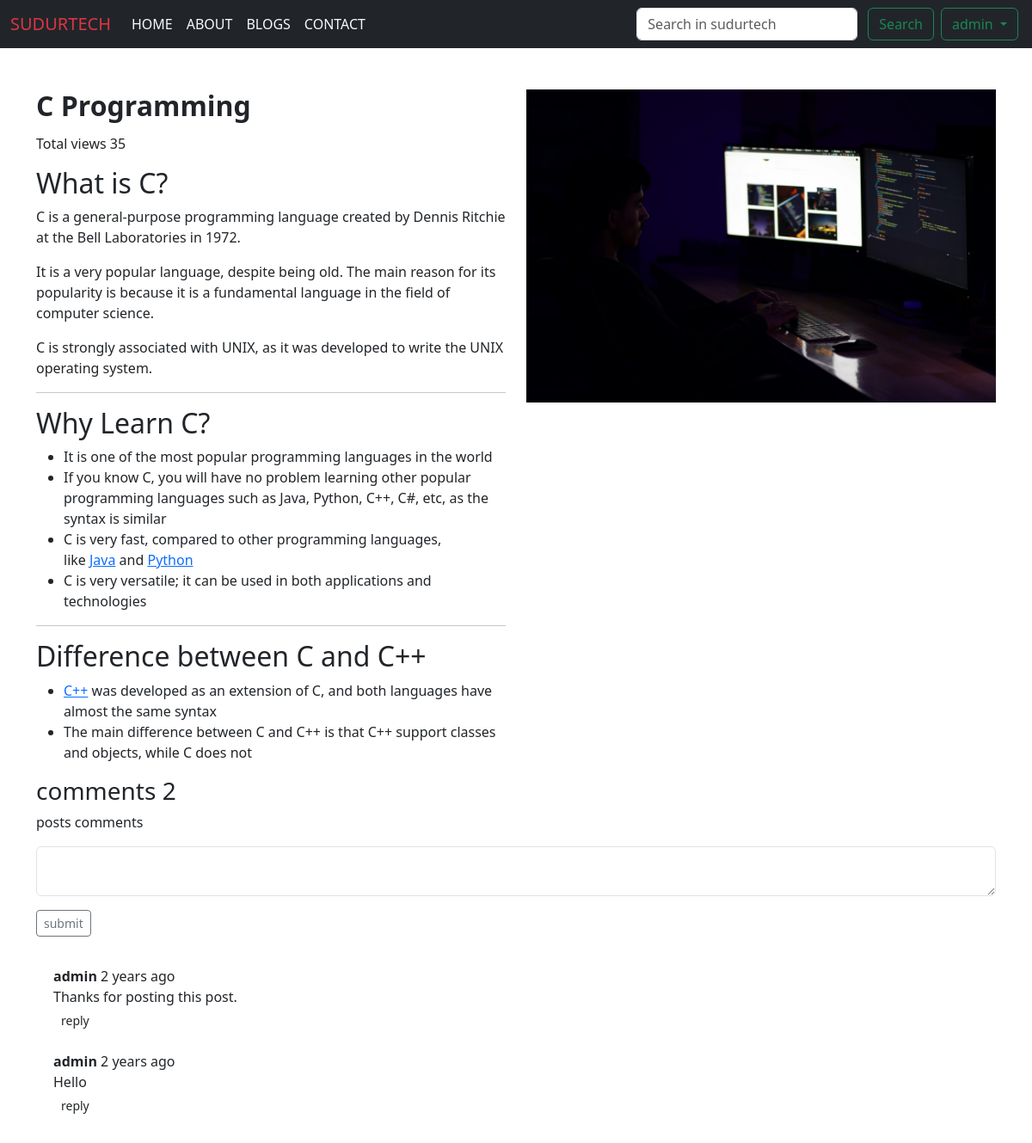
The app's page /show_more/c_programming/ (signed in) with its own data.
### blogapp/models.py (models this page shows, shortened)
class Post(models.Model):
    title = HTMLField()
    body = HTMLField()
    created_on = models.DateTimeField(auto_now_add=True)
    url=models.CharField(max_length=30)
    last_modified = models.DateTimeField(auto_now=True)
    categories = models.ForeignKey(Category, on_delete=models.CASCADE)
    views=models.IntegerField(default=0)
    Image=models.ImageField(upload_to='post/')

class Comment(models.Model):
    sno=models.AutoField(primary_key=True)
    comment=models.TextField()
    user=models.ForeignKey(User,on_delete=models.CASCADE)
    post=models.ForeignKey(Post,on_delete=models.CASCADE)
    parent = models.ForeignKey('self', on_delete=models.CASCADE, null=True, blank=True, related_name='replies')
    timestamp=models.DateTimeField(default=now)

### blogapp/views.py (the view)
# urls.py: path('show_more/<slug:url>/',views.show_more, name="show_more"),
def show_more(request,url):
    show=Post.objects.get(url=url)
    show.views=show.views + 1
    show.save()
    comments=Comment.objects.filter(post=show,parent=None )
    replies=Comment.objects.filter(post=show).exclude(parent=None)
    replydict={}
    for reply in replies:
        if reply.parent.sno not in replydict.keys():
            replydict[reply.parent.sno]=[reply]
        else:
            replydict[reply.parent.sno].append(reply)
    context={
        "post":show,
        "comments":comments,
        "user":request.user,
        "replydict":replydict
    }
    return render(request, "home/show_more.html",context)

### blogapp/templatetags/dict.py (called while the page is built)
@register.filter(name='get_val')
def get_val(dict, key):
    return dict.get(key)

### templates/home/show_more.html (shortened to what this page needs)
{% extends 'base/base.html' %}
{% load static %}
{% load humanize %}
{% load dict %}
{% block content %}
<div class="container my-5">
    <div class="row">
        <div class="col-md-6">
            <div class="content">
                <h2>{{post.title|safe}}</h2>
                <h6>Total views {{post.views}}</h6>
                <p>{{post.body|safe}}</p>
            </div>
        </div>
        <div class="col-md-6">
            <div class="image">
                <img src="/media/{{post.Image}}" class="img-fluid" alt="Image">
            </div>
        </div>
    </div>
    <h3>comments {{comments.count}}</h3>
    <p>posts comments</p>
    {% if user.is_authenticated %}
    <form action="{% url 'commentt' %}" method="post">
        <div class="mb-3">
            <div class="form-floating">
                <textarea class="form-control" placeholder="Leave a comment here" id="comment"
                    name="comment"></textarea>
            </div>
        </div>
        <button type="submit" class="btn btn-sm btn-outline-secondary">submit</button>
    </form>
    {% else %}
    <p class="text-dark fs-5"><b>Please login to post a comment & reply</b></p>
    <hr>
    {% endif %}
    <br>
    {% for comment in comments %}
    <div class="comment-box">
        <div class="comment-text">
            <p><b>{{comment.user.username}}</b> <span>{{comment.timestamp | naturaltime}}</span></p>
            <p class="font-weight-bold">{{comment.comment}}</p>
            {% if user.is_authenticated %}
            <div class="mx-0">
                <p class="d-inline-flex gap-1">
                    <button class="btn btn-sm" type="button" data-bs-toggle="collapse"
                        data-bs-target="#reply{{comment.sno}}" aria-expanded="false"
                        aria-controls="reply{{comment.sno}}">
                        reply
                    </button>
                </p>
            </div>
            {% endif %}
        </div>
    </div>
    {% endfor %}
</div>
{% endblock content %}

### templates/base/base.html (shortened to what this page needs)
<!doctype html>
<html lang="en">
{% load static %}
<head>
  <link href="https://cdn.jsdelivr.net/npm/bootstrap@5.3.3/dist/css/bootstrap.min.css" rel="stylesheet"
>
  <link rel="stylesheet" href="{% static 'css/style.css' %}">
</head>
<body>
  <nav class="navbar navbar-expand-lg bg-dark text-light">
    <div class="container-fluid">
      <a class="navbar-brand text-danger" href="{% url 'home' %}">SUDURTECH</a>
      <div class="collapse navbar-collapse" id="navbarSupportedContent">
        <ul class="navbar-nav me-auto mb-2 mb-lg-0">
          <li class="nav-item">
            <a class="nav-link active text-light" aria-current="page" href="{% url 'home' %}">HOME</a>
          </li>
          <li class="nav-item">
            <a class="nav-link text-light" href="{% url 'about' %}">ABOUT</a>
          </li>
          <li class="nav-item">
            <a class="nav-link text-light" href="{% url 'blog' %}">BLOGS</a>
          </li>
          <li class="nav-item">
            <a class="nav-link text-light" href="{% url 'contact' %}">CONTACT</a>
          </li>
        </ul>
        <form action="{% url 'search' %}" method="get" class="d-flex" role="search">
          <input class="form-control me-2" name="search" id="search" type="search" placeholder="Search in sudurtech"
            aria-label="Search">
          <button class="btn btn-outline-success mx-1" type="submit">Search</button>
        </form>
        <div class="dropdown">
          {% if user.is_authenticated %}
          <button class="btn btn-outline-success dropdown-toggle mx-1" type="button" data-bs-toggle="dropdown"
            aria-expanded="false">
            {{request.user}}
          </button>
          {% endif %}
        </div>
      </div>
    </div>
  </nav>
  {% block content %}{% endblock content %}
</body>
</html>

### static/css/style.css (style rules this page uses)
.comment-box { display: flex; align-items: center; padding: 10px; }
.comment-text p { margin: 0; }

### records on screen
Post: title "C Programming", views "35", body "What is C? C is a general-purpose programming language created by Dennis Ritchie at the Bell Laboratories in 1972. It is a very popular language, despite being old. The main reason for its popularity is because it is a fundamental language in the field of computer science. C is strongly associated with UNIX, as it was developed to write the UNIX operating system. Why Learn C? It is one of the most popular programming languages in the world If you know C, you will have no problem learning other popular programming languages such as Java, Python, C++, C#, etc, as the syntax is similar C is very fast, compared to other programming languages, like Java and Python C is very versatile; it can be…", Image (picture)
Comment: user.username "admin", timestamp "2 years ago", comment "Thanks for posting this post."
Comment: user.username "admin", timestamp "2 years ago", comment "Hello"

### other values on screen
{{ request.user }} "admin"
{{ comments.count }} "2"
